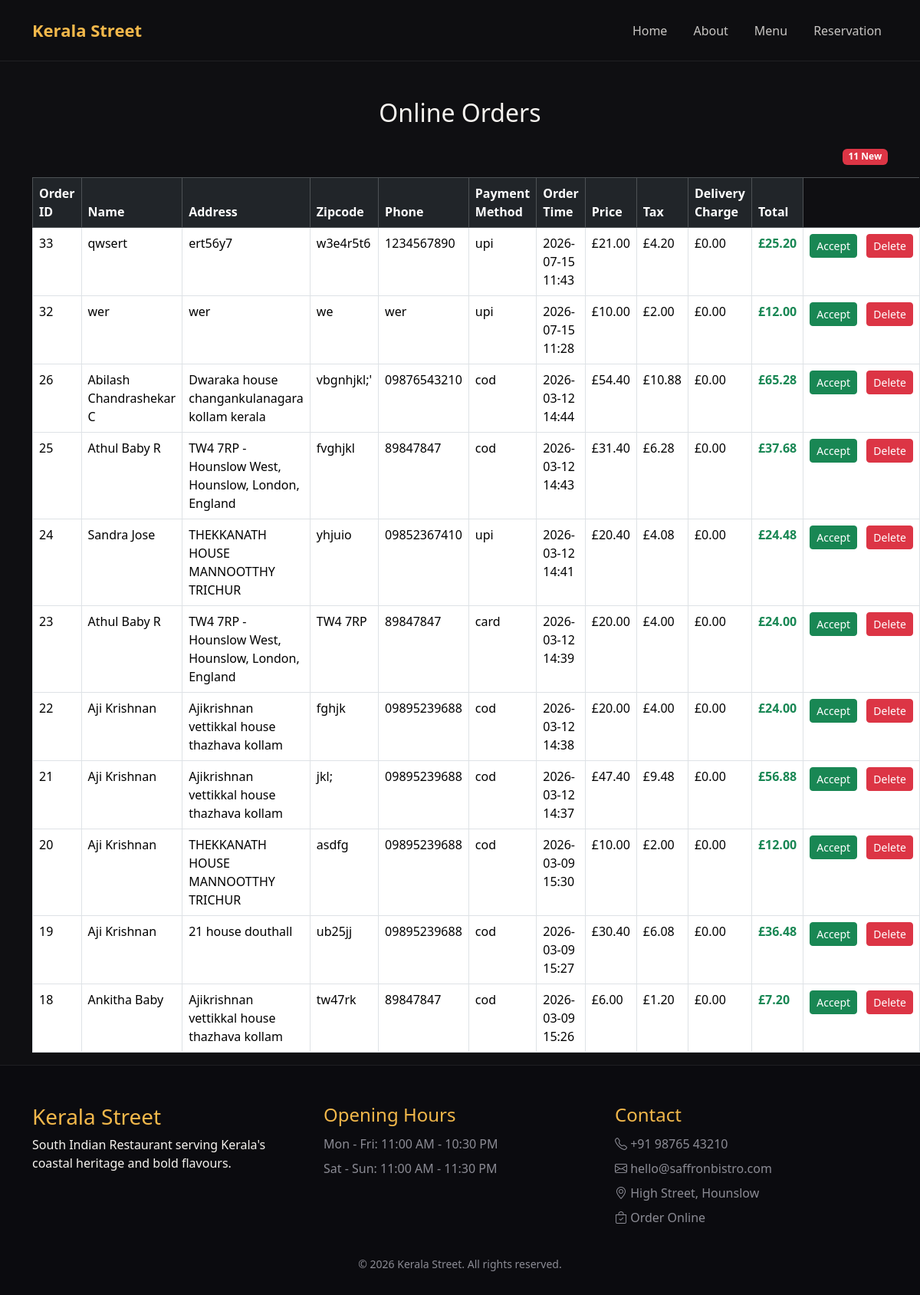
The page /admin_online_orders/ on the database its author committed.
### hotel/models.py (models this page shows)
class UserOrder(models.Model):
    name = models.CharField(max_length=100)
    address = models.TextField()
    zipcode = models.CharField(max_length=20, default="")
    phone = models.CharField(max_length=20)
    payment_method = models.CharField(max_length=20)
    order_time = models.DateTimeField(auto_now_add=True)
    delivered_place = models.CharField(max_length=100)
    price = models.DecimalField(max_digits=10, decimal_places=2)
    vat = models.DecimalField(max_digits=10, decimal_places=2)
    delivery_charge = models.DecimalField(max_digits=10, decimal_places=2)
    total_price = models.DecimalField(max_digits=10, decimal_places=2)
    status = models.CharField(max_length=20, default="Pending")

### admin_app/views.py (the view)
# urls.py: path('admin_online_orders/', views.admin_online_orders, name='admin_online_orders'),
def admin_online_orders(request):
    online_orders = UserOrder.objects.filter(status="Pending").order_by('-order_time')
    online_order_count = online_orders.count()
    return render(request, 'admin_online_orders.html', {'online_orders': online_orders, 'online_order_count': online_order_count})

### templates/admin_online_orders.html (shortened to what this page needs)
{% extends 'base.html' %}
{% block content %}
{% include 'header.html' %}
<div class="container mt-5">
    <h2 class="mb-4 text-center">Online Orders</h2>
    <div class="mb-3 text-end">
        <span class="badge bg-danger">{{ online_order_count }} New</span>
    </div>
    <table class="table table-bordered table-hover">
        <thead class="table-dark">
            <tr>
                <th>Order ID</th>
                <th>Name</th>
                <th>Address</th>
                <th>Zipcode</th>
                <th>Phone</th>
                <th>Payment Method</th>
                <th>Order Time</th>
                <th>Price</th>
                <th>Tax</th>
                <th>Delivery Charge</th>
                <th>Total</th>
            </tr>
        </thead>
        <tbody>
            {% for order in online_orders %}
            <tr>
                <td>{{ order.id }}</td>
                <td>{{ order.name }}</td>
                <td>{{ order.address }}</td>
                <td>{{ order.zipcode }}</td>
                <td>{{ order.phone }}</td>
                <td>{{ order.payment_method }}</td>
                <td>{{ order.order_time|date:'Y-m-d H:i' }}</td>
                <td>£{{ order.price }}</td>
                <td>£{{ order.vat }}</td>
                <td>£{{ order.delivery_charge }}</td>
                <td class="fw-bold text-success">£{{ order.total_price }}</td>
                <td class="text-nowrap">
                    <form method="post" action="{% url 'admin_online_order_accept' order.id %}" style="display:inline;">
                        <button type="submit" class="btn btn-success btn-sm">Accept</button>
                    </form>
                    <form method="post" action="{% url 'admin_online_order_delete' order.id %}" style="display:inline;">
                        <button type="submit" class="btn btn-danger btn-sm ms-2" onclick="return confirm('Are you sure you want to delete this order?');">Delete</button>
                    </form>
                </td>
            </tr>
            {% empty %}
            <tr><td colspan="11" class="text-center">No online orders found.</td></tr>
            {% endfor %}
        </tbody>
    </table>
</div>
{% include 'footer.html' %}
{% endblock %}

### static/css/style.css (style rules this page uses)
:root { --bg: #0f0f12; --surface: #17171c; --muted: #8c8c95; --text: #f7f4f0; --accent: #f2b84b; --accent-2: #ff7e6b; --border: rgba(255, 255, 255, 0.08); }
* { box-sizing: border-box; }
body { font-family: "Segoe UI", Tahoma, Geneva, Verdana, sans-serif; background: var(--bg); color: var(--text); margin: 0; }

### rows shown on the page
UserOrder: id "33", name "qwsert", address "ert56y7", zipcode "w3e4r5t6", phone "1234567890", payment_method "upi", order_time "2026-07-15 11:43", price "21.00", vat "4.20", delivery_charge "0.00", total_price "25.20"
UserOrder: id "32", name "wer", address "wer", zipcode "we", phone "wer", payment_method "upi", order_time "2026-07-15 11:28", price "10.00", vat "2.00", delivery_charge "0.00", total_price "12.00"
UserOrder: id "26", name "Abilash Chandrashekar C", address "Dwaraka house changankulanagara kollam kerala", zipcode "vbgnhjkl;'", phone "09876543210", payment_method "cod", order_time "2026-03-12 14:44", price "54.40", vat "10.88", delivery_charge "0.00", total_price "65.28"
UserOrder: id "25", name "Athul Baby R", address "TW4 7RP - Hounslow West, Hounslow, London, England", zipcode "fvghjkl", phone "89847847", payment_method "cod", order_time "2026-03-12 14:43", price "31.40", vat "6.28", delivery_charge "0.00", total_price "37.68"
UserOrder: id "24", name "Sandra Jose", address "THEKKANATH HOUSE MANNOOTTHY TRICHUR", zipcode "yhjuio", phone "09852367410", payment_method "upi", order_time "2026-03-12 14:41", price "20.40", vat "4.08", delivery_charge "0.00", total_price "24.48"
UserOrder: id "23", name "Athul Baby R", address "TW4 7RP - Hounslow West, Hounslow, London, England", zipcode "TW4 7RP", phone "89847847", payment_method "card", order_time "2026-03-12 14:39", price "20.00", vat "4.00", delivery_charge "0.00", total_price "24.00"
UserOrder: id "22", name "Aji Krishnan", address "Ajikrishnan vettikkal house thazhava kollam", zipcode "fghjk", phone "09895239688", payment_method "cod", order_time "2026-03-12 14:38", price "20.00", vat "4.00", delivery_charge "0.00", total_price "24.00"
UserOrder: id "21", name "Aji Krishnan", address "Ajikrishnan vettikkal house thazhava kollam", zipcode "jkl;", phone "09895239688", payment_method "cod", order_time "2026-03-12 14:37", price "47.40", vat "9.48", delivery_charge "0.00", total_price "56.88"
UserOrder: id "20", name "Aji Krishnan", address "THEKKANATH HOUSE MANNOOTTHY TRICHUR", zipcode "asdfg", phone "09895239688", payment_method "cod", order_time "2026-03-09 15:30", price "10.00", vat "2.00", delivery_charge "0.00", total_price "12.00"
UserOrder: id "19", name "Aji Krishnan", address "21 house douthall", zipcode "ub25jj", phone "09895239688", payment_method "cod", order_time "2026-03-09 15:27", price "30.40", vat "6.08", delivery_charge "0.00", total_price "36.48"
UserOrder: id "18", name "Ankitha Baby", address "Ajikrishnan vettikkal house thazhava kollam", zipcode "tw47rk", phone "89847847", payment_method "cod", order_time "2026-03-09 15:26", price "6.00", vat "1.20", delivery_charge "0.00", total_price "7.20"

### other values the page prints
{{ online_order_count }} "11"
